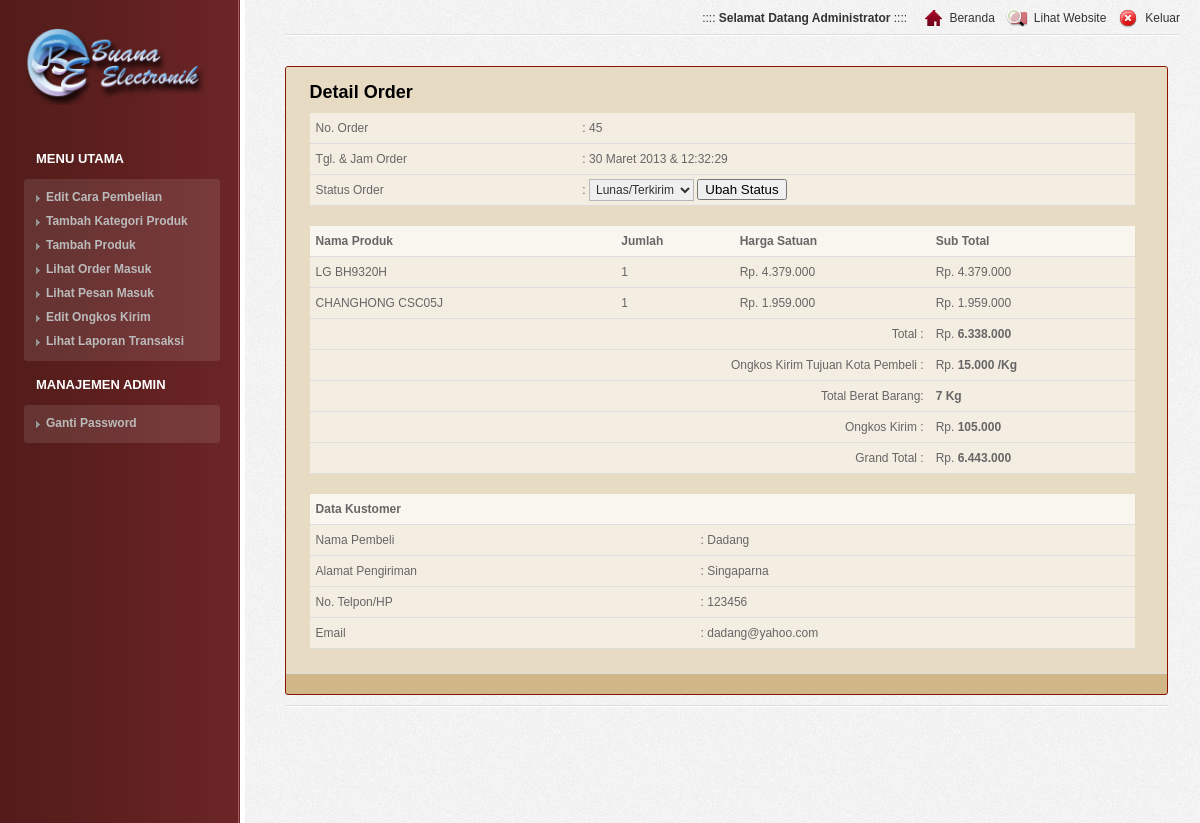
Screenshot of /login/media.php?module=order&act=detailorder&id=45 (signed in) with the database file from the repository.
### tables this page shows
CREATE TABLE IF NOT EXISTS `orders` (
  `id_orders` int(5) NOT NULL AUTO_INCREMENT,
  `nama_kustomer` varchar(100) NOT NULL,
  `alamat` text NOT NULL,
  `telpon` varchar(20) NOT NULL,
  `email` varchar(50) NOT NULL,
  `status_order` varchar(50) NOT NULL DEFAULT 'Baru',
  `tgl_order` date NOT NULL,
  `jam_order` time NOT NULL,
  `id_kota` int(3) NOT NULL,
  PRIMARY KEY (`id_orders`)
);

CREATE TABLE IF NOT EXISTS `orders_detail` (
  `id_orders` int(5) NOT NULL,
  `id_produk` int(5) NOT NULL,
  `jumlah` int(5) NOT NULL
);

CREATE TABLE IF NOT EXISTS `produk` (
  `id_produk` int(5) NOT NULL AUTO_INCREMENT,
  `id_kategori` int(5) NOT NULL,
  `nama_produk` varchar(100) NOT NULL,
  `produk_seo` varchar(100) NOT NULL,
  `deskripsi` text NOT NULL,
  `harga` int(20) NOT NULL,
  `stok` int(5) NOT NULL,
  `berat` decimal(5,2) unsigned NOT NULL DEFAULT '0.00',
  `tgl_masuk` date NOT NULL,
  `gambar` varchar(100) NOT NULL,
  `dibeli` int(5) NOT NULL DEFAULT '1',
  `diskon` int(5) NOT NULL DEFAULT '0',
  PRIMARY KEY (`id_produk`)
);

CREATE TABLE IF NOT EXISTS `kota` (
  `id_kota` int(3) NOT NULL AUTO_INCREMENT,
  `id_perusahaan` int(10) NOT NULL,
  `nama_kota` varchar(100) NOT NULL,
  `ongkos_kirim` int(10) NOT NULL,
  PRIMARY KEY (`id_kota`)
);

### config/fungsi_indotgl.php (called while the page is built, shortened)
<?php
	function tgl_indo($tgl){
			$tanggal = substr($tgl,8,2);
			$bulan = getBulan(substr($tgl,5,2));
			$tahun = substr($tgl,0,4);
			return $tanggal.' '.$bulan.' '.$tahun;
	}
	function getBulan($bln){
				switch ($bln){
					case 3:
						return "Maret";
						break;
				}
			}
?>

### config/fungsi_rupiah.php (called while the page is built)
<?php
function format_rupiah($angka){
  $rupiah=number_format($angka,0,',','.');
  return $rupiah;
}
?>

### login/modul/mod_order/order.php (the view, shortened to what this page needs)
<?php
 if (empty($_SESSION['username']) AND empty($_SESSION['passuser'])){
  echo "<link href='style.css' rel='stylesheet' type='text/css'>
 <center>Untuk mengakses modul, Anda harus login <br>";
  echo "<a href=../../index.php><b>LOGIN</b></a></center>";
}
else{
$aksi="modul/mod_order/aksi_order.php";
switch($_GET[act]){
  case "detailorder":
    $edit = mysql_query("SELECT * FROM orders WHERE id_orders='$_GET[id]'");
    $r    = mysql_fetch_array($edit);
    $tanggal=tgl_indo($r[tgl_order]);
    $pilihan_status = array('Batal','Lunas/Terkirim');
    $pilihan_order = '';
    foreach ($pilihan_status as $status) {
	   $pilihan_order .= "<option value=$status";
	   if ($status == $r[status_order]) {
		    $pilihan_order .= " selected";
	   }
	   $pilihan_order .= ">$status</option>\r\n";
    }
    echo "<h2>Detail Order</h2>
          <form method=POST action=$aksi?module=order&act=update>
          <input type=hidden name=id value=$r[id_orders]>
          <table>
          <tr><td>No. Order</td>        <td> : $r[id_orders]</td></tr>
          <tr><td>Tgl. & Jam Order</td> <td> : $tanggal & $r[jam_order]</td></tr>
          <tr><td>Status Order      </td><td>: <select name=status_order>$pilihan_order</select>
          <input type=submit value='Ubah Status'></td></tr>
          </table></form>";
  $sql2=mysql_query("SELECT * FROM orders_detail, produk
                     WHERE orders_detail.id_produk=produk.id_produk
                     AND orders_detail.id_orders='$_GET[id]'");
  echo "<table border=0 width=500>
        <tr><th>Nama Produk</th><th>Jumlah</th><th>Harga Satuan</th><th>Sub Total</th></tr>";
  while($s=mysql_fetch_array($sql2)){
    $subtotalberat = $s[berat] * $s[jumlah];
	$totalberat  = $totalberat + $subtotalberat;
    $subtotal    = $s[harga] * $s[jumlah];
    $total       = $total + $subtotal;
    $subtotal_rp = format_rupiah($subtotal);
    $total_rp    = format_rupiah($total);
    $harga       = format_rupiah($s[harga]);
    echo "<tr><td>$s[nama_produk]</td><td>$s[jumlah]</td><td>Rp. $harga</td><td>Rp. $subtotal_rp</td></tr>";
  }
  $ongkos=mysql_fetch_array(mysql_query("SELECT * FROM kota,orders WHERE orders.id_kota=kota.id_kota AND id_orders='$_GET[id]'"));
  $ongkoskirim1=$ongkos[ongkos_kirim];
  $ongkoskirim = $ongkoskirim1 * $totalberat;
  $grandtotal    = $total + $ongkoskirim;
  $ongkoskirim_rp = format_rupiah($ongkoskirim);
  $grandtotal_rp  = format_rupiah($grandtotal);
  $ongkoskirim1_rp   = format_rupiah($ongkoskirim1);
echo "<tr><td colspan=3 align=right>Total : </td><td>Rp. <b>$total_rp</b></td></tr>
      <tr><td colspan=3 align=right>Ongkos Kirim Tujuan Kota Pembeli :</td><td>Rp. <b>$ongkoskirim1_rp /Kg</b></td></tr>
	  <tr><td colspan=3 align=right>Total Berat Barang: </td><td><b>$totalberat Kg</b></td></tr>
      <tr><td colspan=3 align=right>Ongkos Kirim : </td><td>Rp. <b>$ongkoskirim_rp</b></td></tr>
      <tr><td colspan=3 align=right>Grand Total : </td><td>Rp. <b>$grandtotal_rp</b></td></tr>
      </table>";
  echo "<table border=0 width=500>
        <tr><th colspan=2>Data Kustomer</th></tr>
        <tr><td>Nama Pembeli</td><td> : $r[nama_kustomer]</td></tr>
        <tr><td>Alamat Pengiriman</td><td> : $r[alamat]</td></tr>
        <tr><td>No. Telpon/HP</td><td> : $r[telpon]</td></tr>
        <tr><td>Email</td><td> : $r[email]</td></tr>
        </table>";
    break;
 }
}
?>

### login/css/screen.css (style rules this page uses)
html { background: url('../images/main.gif') top left #EEEEEE; }
body { background: url('../images/sidebar.gif') top left repeat-y; min-width: 1000px; min-height: 900px; text-align: left; margin: 0px; font-family: arial; font-size: 12px; color: #666666; }
h2 { color: #000; font-size: 18px; font-weight: bold; padding-top: 10px; margin-bottom: 10px; }
.page table { width: 100%; margin: 0px; margin-bottom: 20px; }
.page th { background: url('../images/header.gif') top left repeat-x #FFFFFF; border-bottom: 1px solid #DDDDDD; text-align: left; line-height: 22px; padding: 4px 6px 4px 6px; color: #333333; white-space: nowrap; }
.page td { background: url('../images/bck_white_50.png') top left; border-bottom: 1px solid #DDDDDD; line-height: 22px; padding: 4px 6px 4px 6px; }
.page tbody th { background: url('../images/bck_white_75.png') top left; font-weight: bold; white-space: nowrap; color: #666666; }
form { width: 100%; }
select { display: inline; border: 1px solid #B8B8B8; font-size: 12px; font-family: arial; color: #333333; height: 22px; padding: 2px; }

### rows the page displays
orders: id_orders "45", tgl_order "30 Maret 2013", jam_order "12:32:29", id_kota.ongkos_kirim "15.000", id_kota.ongkos_kirim "105.000", id_kota.ongkos_kirim "6.443.000", nama_kustomer "Dadang", alamat "Singaparna", telpon "123456", email "dadang@yahoo.com"
orders_detail: produk.nama_produk "LG BH9320H", jumlah "1", produk.harga "4.379.000", jumlah.harga "4.379.000"
orders_detail: produk.nama_produk "CHANGHONG CSC05J", jumlah "1", produk.harga "1.959.000", jumlah.harga "1.959.000"

### other values shown
$_SESSION[namalengkap] "Administrator"
$total_rp "6.338.000"
$totalberat "7"
form field status_order "Lunas/Terkirim"
